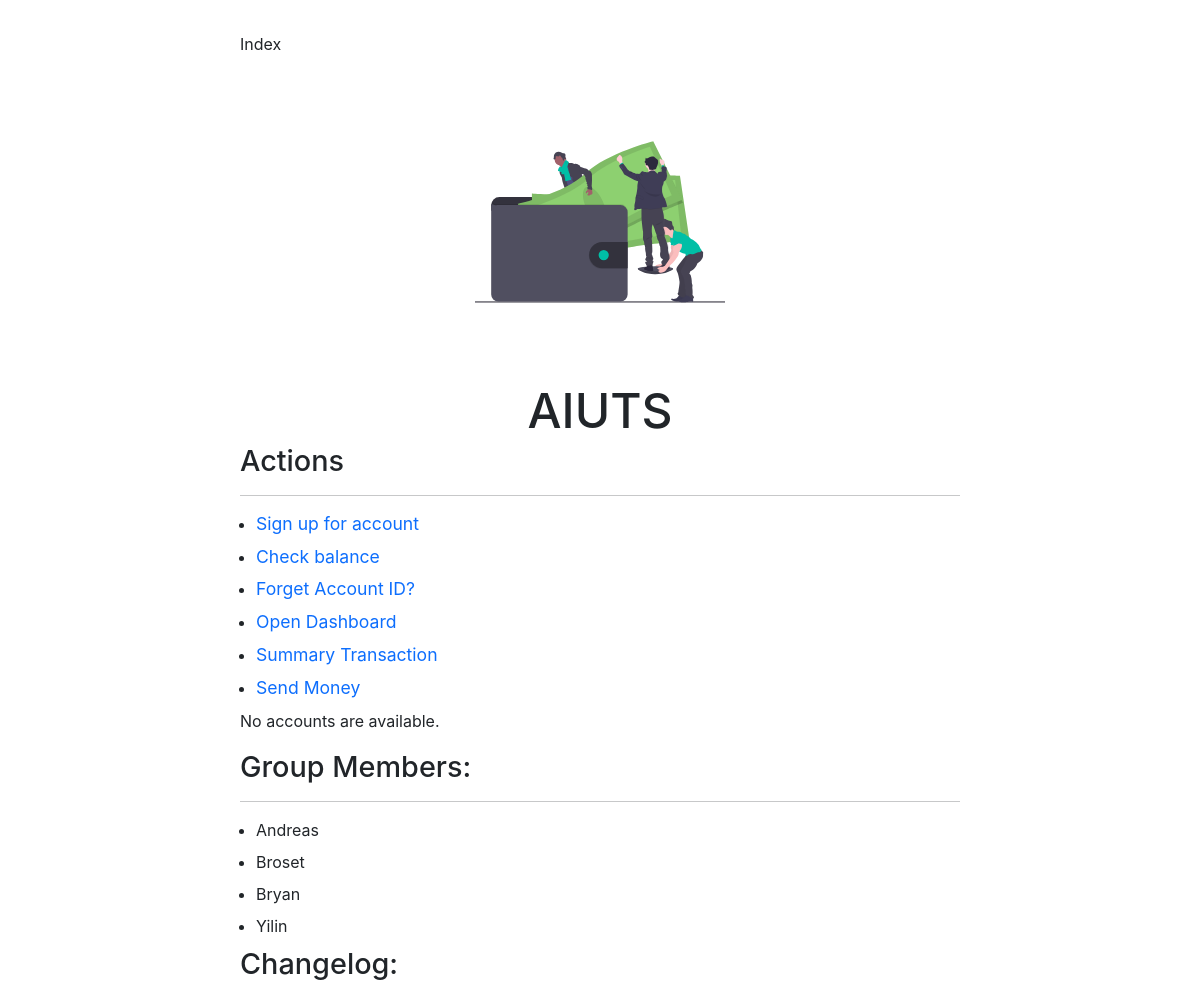
Before: /aiuts/ (upper part) with the older database file.
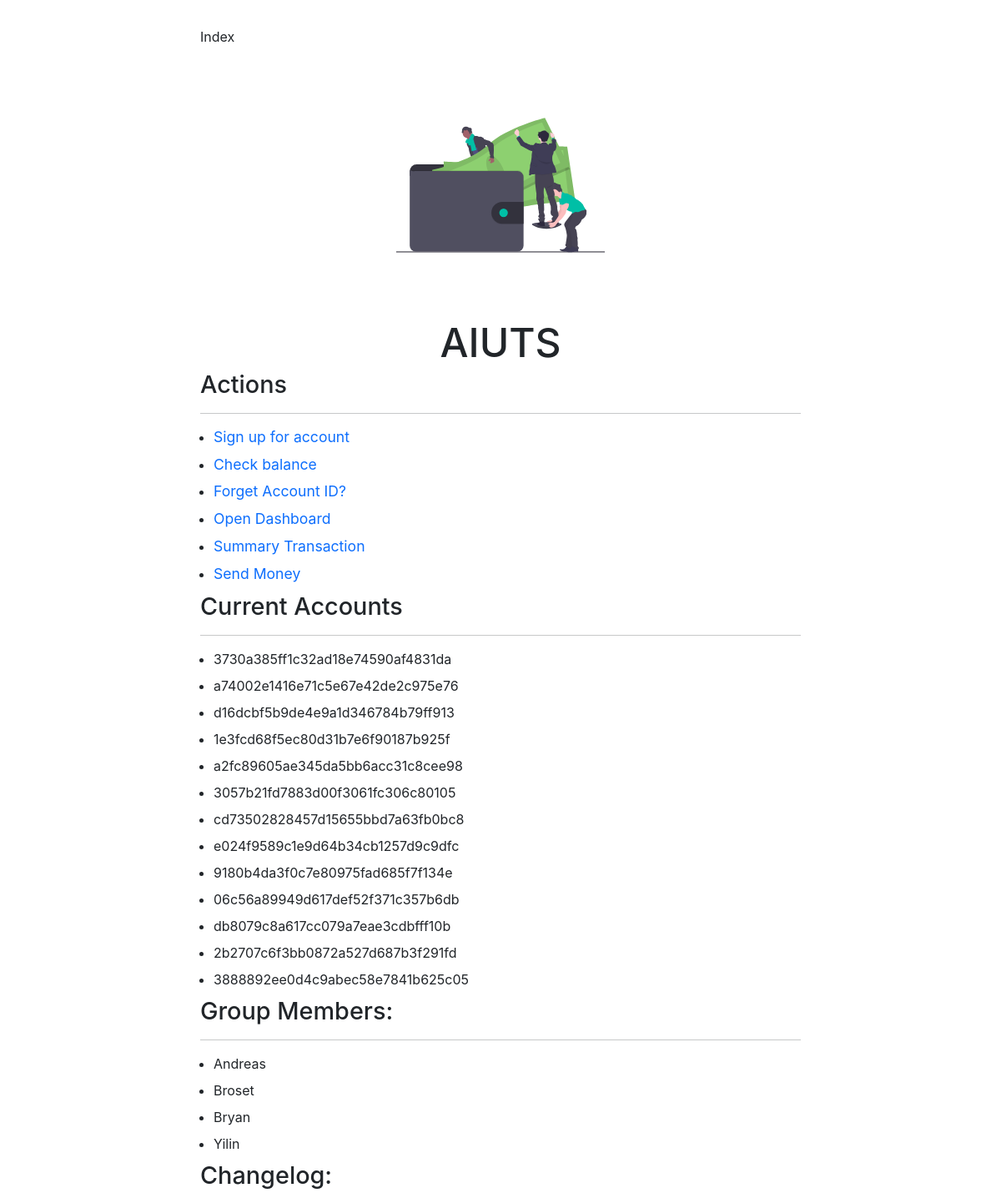
After: the same page with the newer database file.
### aiuts/models.py (models this page shows)
class User(models.Model):
    acc_id = models.CharField(max_length=256, primary_key=True)
    password = models.CharField(max_length=256)
    balance = models.FloatField(default=0.01)

### aiuts/views.py (the view)
# urls.py: path('', views.IndexView.as_view(), name='index'),
class IndexView(generic.ListView):
    template_name = 'aiuts/index.html'
    context_object_name = 'all_user'
    def get_queryset(self):
        return User.objects.all()[:]

### aiuts/templates/aiuts/index.html (shortened to what this page needs)
{% extends "aiuts/base.html" %}
{% block mainbody %}
	<h2> Actions </h2>
	<hr />
	<ul>
		<li>
		 <a href="{% url 'aiuts:signup' %}">Sign up for account </a>
		</li>
		<li>
			 <a href="{% url 'aiuts:getbalance' %}"> Check balance </a>
		</li>
		<li>
		 <a href="{% url 'aiuts:getaccid' %}"> Forget Account ID? </a>
		</li>
		<li>
			 <a href="{% url 'aiuts:login' %}">Open Dashboard</a>
		</li>
		<li>
			<a href="{% url 'aiuts:gettransaction' %}"> Summary Transaction </a>
			</li>
			<li>
			<a href="{% url 'aiuts:sendmoneypage' %}"> Send Money </a>
			</li>
	</ul>
	{% if all_user %}
		<h2 class="mt-1"> Current Accounts </h2>
		<hr />
		<ul>
			{% for user in all_user %}
				<li>{{ user.acc_id }}  </li>
			{% endfor %}
		</ul>
	{% else %}
		<p> No accounts are available. </p>
	{% endif %}
	<h2 class="mt-1"> Group Members: </h2>
	<hr />
	<ul>
		<li> Andreas </li>
		<li> Broset </li>
		<li> Bryan </li>
		<li> Yilin </li>
	</ul>
	<h2 class="mt-1"> Changelog: </h2>
{% endblock %}

### aiuts/templates/aiuts/base.html (shortened to what this page needs)
<!DOCTYPE html>
<html lang="en">
	<head>
		{% load static %}
		<link
			href="https://cdn.jsdelivr.net/npm/bootstrap@5.0.0-beta2/dist/css/bootstrap.min.css"
			rel="stylesheet"
			/>
		<link
			rel="stylesheet"
			type="text/css"
			href="{% static 'polls/style.css' %}"
			/>
	</head>
	<body>
	<section>
		<p class="margin-bot text-grey">  {% block currPage %} Index {% endblock%}</p>
		<div class="align-center">
			<img class="margin-bot" src="{% static 'aiuts/images/wallet.svg' %}" height="250 px" width="250 px">
			<h1>{% block heading1 %} AIUTS {% endblock %} </h1>
		</div>
	</section>
	<section>
		{% block mainbody %} {% endblock %}
	</section>
	</body>
</html>

### polls/static/polls/style.css (style rules this page uses)
:root { -moz-tab-size: 4; -o-tab-size: 4; tab-size: 4; }
html { line-height: 1.15; -webkit-text-size-adjust: 100%; }
html { -webkit-font-smoothing: antialiased; -moz-osx-font-smoothing: grayscale; }
body { font-family: Inter, ui-sans-serif, system-ui, -apple-system, BlinkMacSystemFont, Segoe UI, Roboto, Helvetica Neue, Arial, Noto Sans, sans-serif, Apple Color Emoji, Segoe UI Emoji, Segoe UI Symbol, Noto Color Emoji; margin: 2em 2em 2em 2em; background-color: #FFF; }
h1 { font-size: 3rem; line-height: 1; }
h2 { font-size: 1.8rem; line-height: 2.25rem; }
p { font-size: 1rem; line-height: 1.55rem; }
ul, li { margin: 0em 0em 0.5em 0.5em; padding: 0; }
a { font-size: 1.1rem; line-height: 1.55rem; text-decoration: inherit; }
.align-center { text-align: center; }
.margin-bot { margin: 0 0 5vh 0; }
@media (min-width: 1024px) { body { margin: 2em 20vw 2em 20vw; } }

Changed rows visible on the page:
added User: acc_id "3730a385ff1c32ad18e74590af4831da"
added User: acc_id "a74002e1416e71c5e67e42de2c975e76"
added User: acc_id "d16dcbf5b9de4e9a1d346784b79ff913"
added User: acc_id "1e3fcd68f5ec80d31b7e6f90187b925f"
added User: acc_id "a2fc89605ae345da5bb6acc31c8cee98"
added User: acc_id "3057b21fd7883d00f3061fc306c80105"
added User: acc_id "cd73502828457d15655bbd7a63fb0bc8"
added User: acc_id "e024f9589c1e9d64b34cb1257d9c9dfc"
added User: acc_id "9180b4da3f0c7e80975fad685f7f134e"
added User: acc_id "06c56a89949d617def52f371c357b6db"
added User: acc_id "db8079c8a617cc079a7eae3cdbfff10b"
added User: acc_id "2b2707c6f3bb0872a527d687b3f291fd"
added User: acc_id "3888892ee0d4c9abec58e7841b625c05"
Other visible differences:
text no longer shown: "No accounts are available."
text now shown: "Current Accounts"
